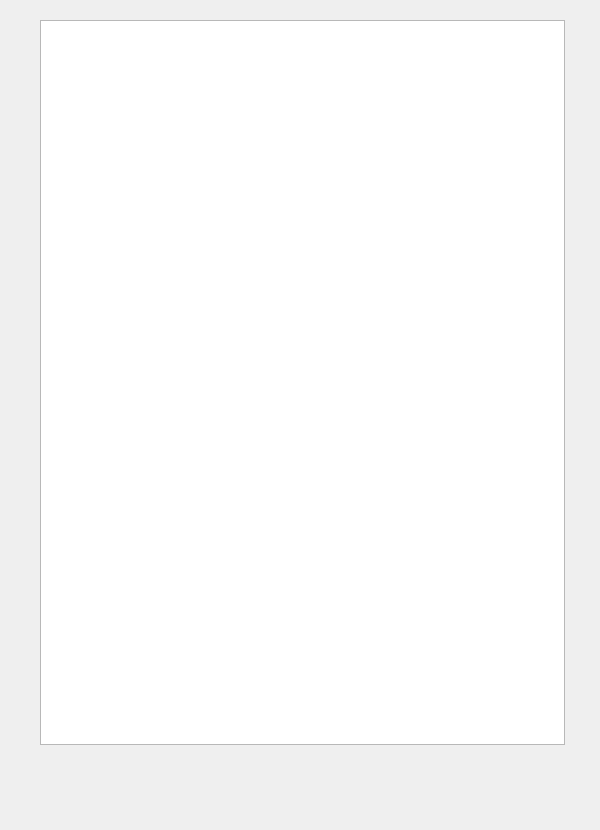
<?xml version="1.0" encoding="UTF-8"?>
<ui version="4.0">
 <class>Dialog</class>
 <widget class="QDialog" name="Dialog">
  <property name="geometry">
   <rect>
    <x>0</x>
    <y>0</y>
    <width>600</width>
    <height>830</height>
   </rect>
  </property>
  <property name="minimumSize">
   <size>
    <width>600</width>
    <height>830</height>
   </size>
  </property>
  <property name="maximumSize">
   <size>
    <width>600</width>
    <height>830</height>
   </size>
  </property>
  <property name="font">
   <font>
    <family>B Traffic</family>
    <pointsize>10</pointsize>
    <weight>75</weight>
    <bold>true</bold>
   </font>
  </property>
  <property name="windowTitle">
   <string>پیش‌نمایش و صدور فاکتور</string>
  </property>
  <widget class="QTextEdit" name="textEdit">
   <property name="geometry">
    <rect>
     <x>40</x>
     <y>20</y>
     <width>525</width>
     <height>725</height>
    </rect>
   </property>
   <property name="minimumSize">
    <size>
     <width>525</width>
     <height>725</height>
    </size>
   </property>
  </widget>
 </widget>
 <resources/>
 <connections/>
</ui>
